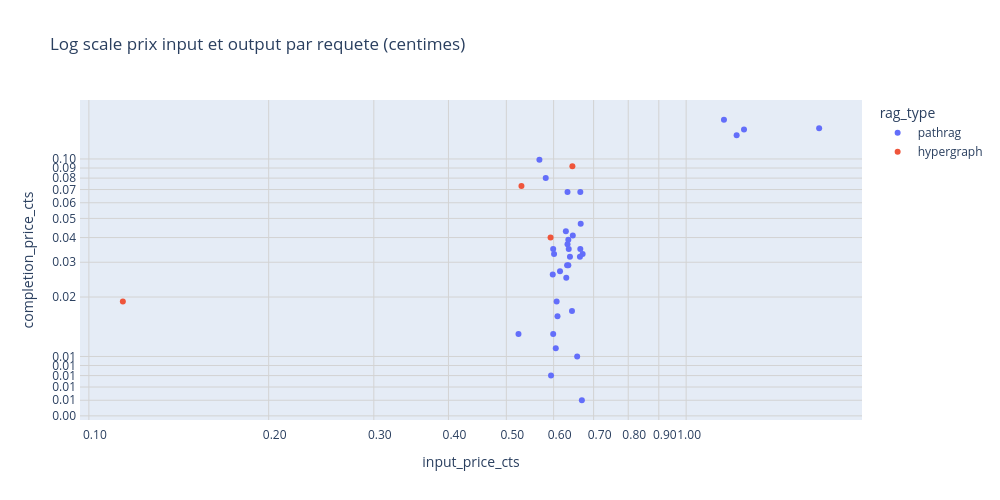

Write notebook code for a chart like this one.
### Code cell
import plotly.express as px

# Création du graphique
fig = px.scatter(
    df_tokens_usage_graph_price_grouped,
    x="input_price_cts",
    y="completion_price_cts",
    color="rag_type",
    title="Log scale prix input et output par requete (centimes)",
    log_x=True,
    log_y=True,
    width=1000,
    height=500,
    hover_data={
            "input_tokens": True,           # afficher
            "completion_tokens": True,       # afficher
            "total_price_cts": ":.2f",          # afficher avec 4 décimales
    }    
)

# Mise à jour de la mise en forme
fig.update_layout(
    showlegend=True,
    hovermode='closest'
)

# Mise à jour des axes pour un formatage lisible
fig.update_xaxes(
    tickformat=".2f",
    gridcolor='lightgray'
)
fig.update_yaxes(
    tickformat=".2f",
    gridcolor='lightgray'
)

# fig.add_hline(y=1, line_dash="dot", line_color="red", annotation_text="1 centime")
# fig.add_vline(x=1, line_dash="dot", line_color="red")

fig.show()

### Figure 1 — Plotly figure (JSON) as saved in the notebook; plotly's stock layout.template omitted (floating-point values rounded to 4 significant figures)
{"data": [{"customdata": [[23460.0, 912.0, 0.67], [24630.0, 1164.0, 0.713], [23700.0, 812.0, 0.671], [24620.0, 1711.0, 0.733], [22250.0, 809.0, 0.634], [22470.0, 470.0, 0.626], [24770.0, 156.0, 0.675], [22200.0, 878.0, 0.634], [23330.0, 632.0, 0.655], [22140.0, 661.0, 0.624], [23920.0, 1023.0, 0.687], [45000.0, 3299.0, 1.347], [19430.0, 335.0, 0.537], [22420.0, 289.0, 0.616], [22780.0, 678.0, 0.642], [23520.0, 727.0, 0.664], [46300.0, 3507.0, 1.391], [22160.0, 322.0, 0.612], [24830.0, 833.0, 0.704], [23560.0, 893.0, 0.671], [24620.0, 870.0, 0.7], [24320.0, 249.0, 0.667], [21050.0, 2484.0, 0.667], [21980.0, 203.0, 0.602], [23510.0, 978.0, 0.674], [22560.0, 396.0, 0.625], [23860.0, 421.0, 0.661], [23310.0, 1080.0, 0.672], [21540.0, 1993.0, 0.662], [61890.0, 3583.0, 1.813], [23430.0, 729.0, 0.661], [23460.0, 1698.0, 0.701], [42920.0, 3950.0, 1.315], [24590.0, 803.0, 0.696]], "hovertemplate": "rag_type=pathrag<br>input_price_cts=%{x}<br>completion_price_cts=%{y}<br>input_tokens=%{customdata[0]}<br>completion_tokens=%{customdata[1]}<br>total_price_cts=%{customdata[2]:.2f}<extra></extra>", "legendgroup": "pathrag", "marker": {"color": "#636efa", "symbol": "circle"}, "mode": "markers", "name": "pathrag", "orientation": "v", "showlegend": true, "type": "scatter", "x": [0.633, 0.666, 0.639, 0.665, 0.601, 0.607, 0.669, 0.599, 0.63, 0.598, 0.646, 1.215, 0.524, 0.605, 0.615, 0.635, 1.25, 0.599, 0.671, 0.636, 0.665, 0.657, 0.568, 0.594, 0.635, 0.609, 0.644, 0.629, 0.582, 1.67, 0.632, 0.633, 1.157, 0.664], "xaxis": "x", "y": [0.037, 0.047, 0.032, 0.068, 0.033, 0.019, 0.006, 0.035, 0.025, 0.026, 0.041, 0.132, 0.013, 0.011, 0.027, 0.029, 0.141, 0.013, 0.033, 0.035, 0.035, 0.01, 0.099, 0.008, 0.039, 0.016, 0.017, 0.043, 0.08, 0.143, 0.029, 0.068, 0.158, 0.032], "yaxis": "y"}, {"customdata": [[4219.0, 480.0, 0.133], [19630.0, 1835.0, 0.603], [21980.0, 994.0, 0.633], [23910.0, 2315.0, 0.737]], "hovertemplate": "rag_type=hypergraph<br>input_price_cts=%{x}<br>completion_price_cts=%{y}<br>input_tokens=%{customdata[0]}<br>completion_tokens=%{customdata[1]}<br>total_price_cts=%{customdata[2]:.2f}<extra></extra>", "legendgroup": "hypergraph", "marker": {"color": "#EF553B", "symbol": "circle"}, "mode": "markers", "name": "hypergraph", "orientation": "v", "showlegend": true, "type": "scatter", "x": [0.114, 0.53, 0.593, 0.645], "xaxis": "x", "y": [0.019, 0.073, 0.04, 0.092], "yaxis": "y"}], "layout": {"height": 500, "hovermode": "closest", "legend": {"title": {"text": "rag_type"}, "tracegroupgap": 0}, "showlegend": true, "title": {"text": "Log scale prix input et output par requete (centimes)"}, "width": 1000, "xaxis": {"anchor": "y", "domain": [0, 1], "gridcolor": "lightgray", "tickformat": ".2f", "title": {"text": "input_price_cts"}, "type": "log"}, "yaxis": {"anchor": "x", "domain": [0, 1], "gridcolor": "lightgray", "tickformat": ".2f", "title": {"text": "completion_price_cts"}, "type": "log"}}}
